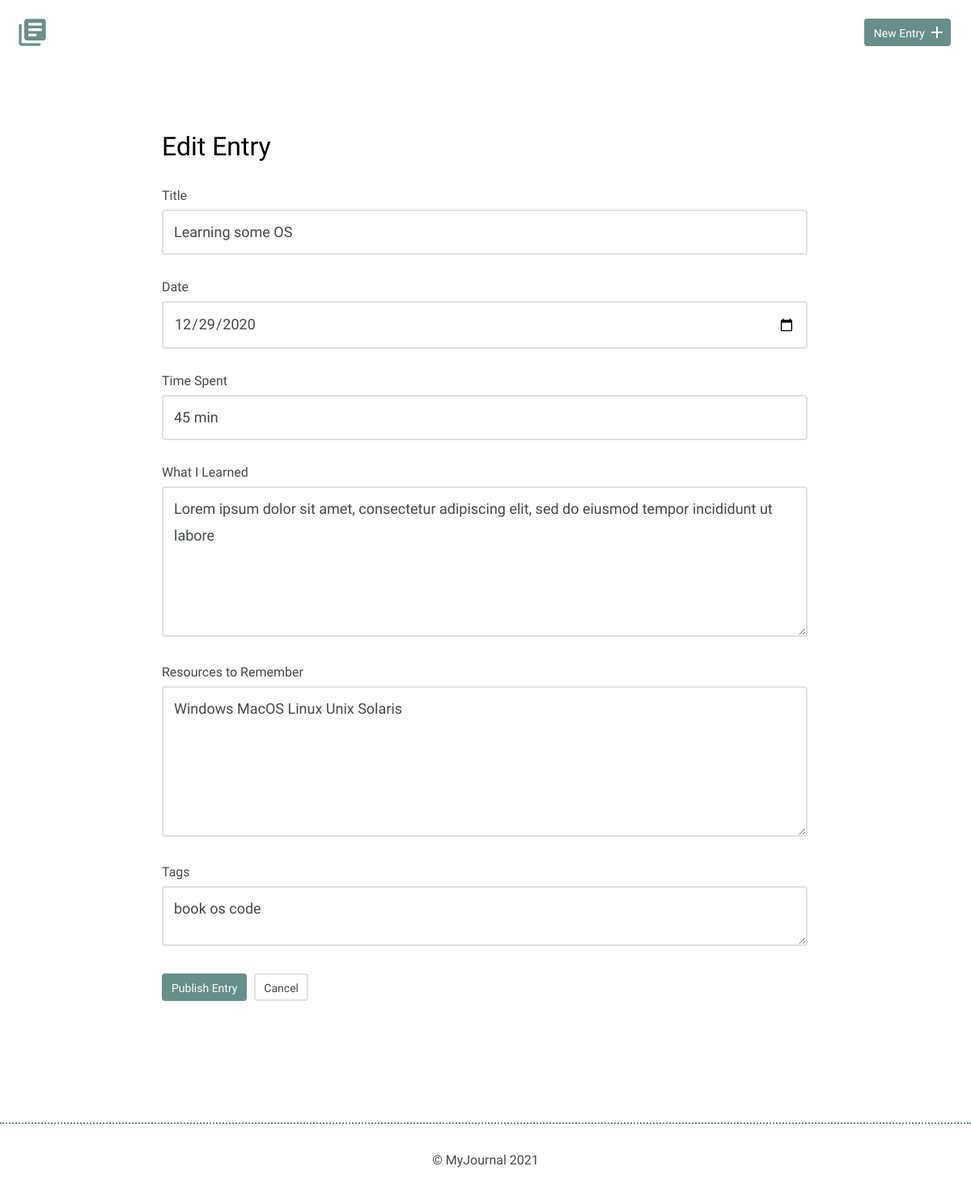
Screenshot of /edit.php?id=6 with the database file from the repository.
### tables this page shows
CREATE TABLE "entries" (
	`id`	INTEGER,
	`title`	TEXT,
	`date`	TEXT,
	`time_spent`	INTEGER,
	`learned`	BLOB,
	`resources`	BLOB, tags TEXT,
	PRIMARY KEY(`id`)
);

### inc/functions.php (called while the page is built, shortened)
<?php
function get_journal($id){
    include 'connection.php';
    $sql = 'SELECT * FROM entries WHERE id = ?';
    try {
        $results = $db->prepare($sql);
        $results->bindValue(1, $id, PDO::PARAM_INT);
        $results->execute();
    } catch (Exception $e) {
        echo "Error!: " . $e->getMessage() . "<br />";
        return false;
    }
    return $results->fetch();
}

### edit.php (the view, shortened to what this page needs)
<?php
include('inc/functions.php');
include('inc/header.php');
if (isset($_GET['id'])) {
  list($id, $title, $date, $time_spent, $learned, $resources, $tags) = get_journal(filter_input(INPUT_GET, "id", FILTER_SANITIZE_NUMBER_INT));
}
?>
        <section>
            <div class="container">
                <div class="edit-entry">
                    <h2>Edit Entry</h2>
                    <form method="post" action="edit.php">
                        <label for="title"> Title</label>
                        <input id="title" type="text" name="title" value="<?php echo $title; ?>"><br>
                        <label for="date">Date</label>
                        <input id="date" type="date" name="date" value="<?php echo $date; ?>"><br>
                        <label for="time-spent"> Time Spent</label>
                        <input id="time-spent" type="text" name="time_spent" value="<?php echo $time_spent; ?>"><br>
                        <label for="what-i-learned">What I Learned</label>
                        <textarea id="what-i-learned" rows="5" name="learned"><?php echo $learned; ?></textarea>
                        <label for="resources-to-remember">Resources to Remember</label>
                        <textarea id="resources-to-remember" rows="5" name="resources"><?php echo $resources; ?></textarea>
                        <label for="tags-that-fit">Tags</label>
                        <textarea id="tags-that-fit" rows="1" name="tags"><?php echo $tags; ?></textarea>
                        <input type="submit" value="Publish Entry" class="button">
                        <a href="detail.php?id=<?php echo $id; ?>" class="button button-secondary">Cancel</a>
                    </form>
                </div>
            </div>
        </section>
 <?php
include('inc/footer.php');
?>

### css/site.css (style rules this page uses)
:root { --signal-red: #ff0000; }
body { font-size: 16px; color: #404a49; font-family: 'Cousine', serif; font-weight: 400; }
.container { margin: 0 auto; padding: 0 25px; }
.button { padding: 8px 10px 6px 10px; background: #678f89; border: 2px solid #678f89; border-radius: 4px; text-decoration: none; color: #FFF; position: relative; text-align: center; font-size: 14px; }
.button.button-secondary { background: #FFF; border: 2px solid #e1e1e1; color: #404a49; }
h1, h2, h3 { margin: 0; font-weight: 400; line-height: 1em; color: #000; }
h2 { font-size: 32px; }
.entry-list, .edit-entry, .new-entry { max-width: 800px; margin: 0 auto; padding: 70px 0 150px 0; }
.edit-entry h2, .new-entry h2 { margin-bottom: 35px; }
form label { display: block; margin-bottom: 8px; }
form input[type=text], form input[type=password], form input[type=date], form textarea { border: 2px solid #e1e1e1; font-size: 18px; line-height: 1.8em; padding:10px 13px; margin-bottom: 30px; border-radius: 4px; width: calc(100% - 32px); }
.edit-entry form textarea, .new-entry form textarea { min-height: 50px; }
input[type=submit] { margin-right: 5px; }

### rows the page displays
entries: title "Learning some OS", date "12/29/2020", time_spent "45 min", learned "Lorem ipsum dolor sit amet, consectetur adipiscing elit, sed do eiusmod tempor incididunt ut labore", resources "Windows MacOS Linux Unix Solaris", tags "book os code"
